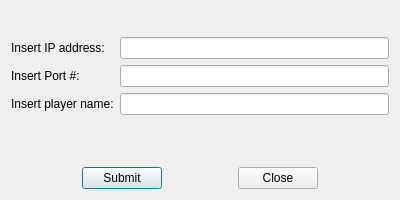
<?xml version="1.0" encoding="UTF-8"?>
<ui version="4.0">
 <class>PlayerNameDialog</class>
 <widget class="QDialog" name="PlayerNameDialog">
  <property name="geometry">
   <rect>
    <x>0</x>
    <y>0</y>
    <width>400</width>
    <height>200</height>
   </rect>
  </property>
  <property name="windowTitle">
   <string>Dialog</string>
  </property>
  <layout class="QVBoxLayout" name="verticalLayout">
   <item>
    <layout class="QHBoxLayout" name="horizontalLayout">
     <item>
      <spacer name="horizontalSpacer">
       <property name="orientation">
        <enum>Qt::Horizontal</enum>
       </property>
       <property name="sizeHint" stdset="0">
        <size>
         <width>40</width>
         <height>20</height>
        </size>
       </property>
      </spacer>
     </item>
     <item>
      <widget class="QLabel" name="invalidInputLabel">
       <property name="enabled">
        <bool>true</bool>
       </property>
       <property name="text">
        <string/>
       </property>
      </widget>
     </item>
     <item>
      <spacer name="horizontalSpacer_2">
       <property name="orientation">
        <enum>Qt::Horizontal</enum>
       </property>
       <property name="sizeHint" stdset="0">
        <size>
         <width>40</width>
         <height>20</height>
        </size>
       </property>
      </spacer>
     </item>
    </layout>
   </item>
   <item>
    <layout class="QGridLayout" name="gridLayout">
     <item row="0" column="0">
      <widget class="QLabel" name="ipAddrLabel">
       <property name="text">
        <string>Insert IP address:</string>
       </property>
      </widget>
     </item>
     <item row="0" column="1">
      <widget class="QLineEdit" name="ipAddressLineEdit"/>
     </item>
     <item row="1" column="0">
      <widget class="QLabel" name="portLabel">
       <property name="text">
        <string>Insert Port #:</string>
       </property>
      </widget>
     </item>
     <item row="1" column="1">
      <widget class="QLineEdit" name="portNumberLineEdit"/>
     </item>
     <item row="2" column="0">
      <widget class="QLabel" name="NameLabel">
       <property name="text">
        <string>Insert player name:</string>
       </property>
      </widget>
     </item>
     <item row="2" column="1">
      <widget class="QLineEdit" name="PlayerNameLineEdit"/>
     </item>
    </layout>
   </item>
   <item>
    <spacer name="verticalSpacer_3">
     <property name="orientation">
      <enum>Qt::Vertical</enum>
     </property>
     <property name="sizeHint" stdset="0">
      <size>
       <width>20</width>
       <height>28</height>
      </size>
     </property>
    </spacer>
   </item>
   <item>
    <layout class="QHBoxLayout" name="horizontalLayout_2">
     <item>
      <spacer name="horizontalSpacer_3">
       <property name="orientation">
        <enum>Qt::Horizontal</enum>
       </property>
       <property name="sizeHint" stdset="0">
        <size>
         <width>40</width>
         <height>20</height>
        </size>
       </property>
      </spacer>
     </item>
     <item>
      <widget class="QPushButton" name="SubmitPlayerNameButton">
       <property name="text">
        <string>Submit</string>
       </property>
      </widget>
     </item>
     <item>
      <spacer name="horizontalSpacer_4">
       <property name="orientation">
        <enum>Qt::Horizontal</enum>
       </property>
       <property name="sizeHint" stdset="0">
        <size>
         <width>40</width>
         <height>20</height>
        </size>
       </property>
      </spacer>
     </item>
     <item>
      <widget class="QPushButton" name="PlayerNameCloseButton">
       <property name="text">
        <string>Close</string>
       </property>
      </widget>
     </item>
     <item>
      <spacer name="horizontalSpacer_5">
       <property name="orientation">
        <enum>Qt::Horizontal</enum>
       </property>
       <property name="sizeHint" stdset="0">
        <size>
         <width>40</width>
         <height>20</height>
        </size>
       </property>
      </spacer>
     </item>
    </layout>
   </item>
  </layout>
 </widget>
 <resources/>
 <connections/>
</ui>
